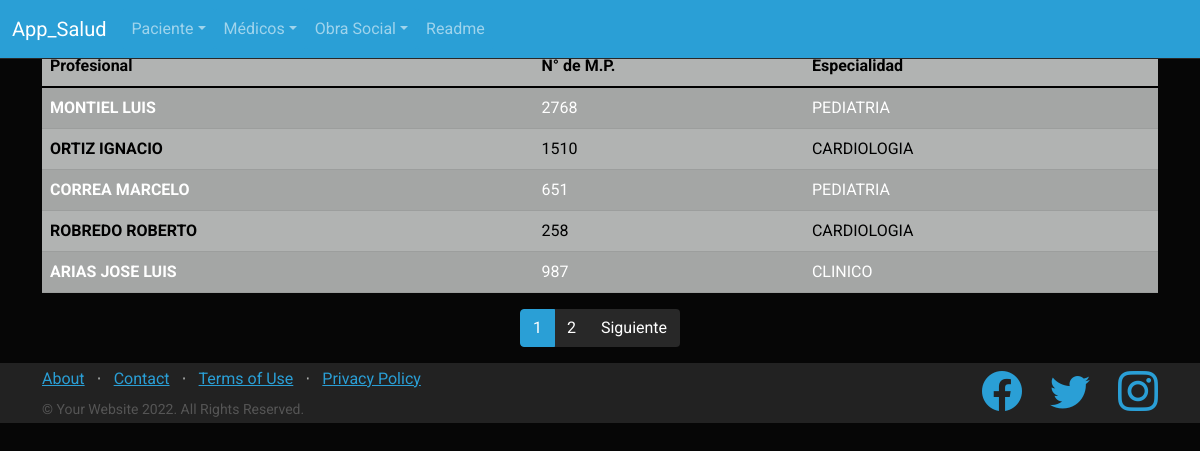
The page /app_salud/lista_medico on the database its author committed.
### app_salud/models.py (models this page shows)
class Medico(models.Model):
    profesional=models.CharField(max_length=40)
    mp=models.IntegerField()
    especialidad=models.CharField(max_length=40)

### app_salud/views.py (the view)
# urls.py: path("lista_medico", views.medicos, name="lista_medico"),
def medicos(request):
    medico=Medico.objects.all()
    page=request.GET.get("page",1)
    try:
        paginator=Paginator(medico,5)
        medico=paginator.page(page)
    except:
        raise Http404
    dicc={
        "entity" : medico,
        "paginator" : paginator
    }
    plantilla=loader.get_template("lista_medico.html")
    documento=plantilla.render(dicc)
    return HttpResponse(documento)

### app_salud/template/lista_medico.html
{% extends "principal.html" %}
{% load static %}
{% block contenido %}
    <h4 class="text-dark bg-warning"> Listado de Médicos </h4>
    <table  class="table table-dark table-striped">
        <thead>
          <tr>
            <th scope="col">Profesional</th>
            <th scope="col">N° de M.P.</th>
            <th scope="col">Especialidad</th>
          </tr>
        </thead>
        <tbody>
            {% for n in entity %}
          <tr class="text-uppercase">
            <th scope="row">{{n.profesional}} </th>
            <td>{{n.mp}} </td>
            <td>{{n.especialidad}} </td>
          </tr>
            {% endfor %}
        </tbody>
      </table>
      <div>
          {% include 'paginator.html' %}
      </div>
{% endblock %}

### rows shown on the page
Medico: profesional "MONTIEL LUIS", mp "2768", especialidad "PEDIATRIA"
Medico: profesional "ORTIZ IGNACIO", mp "1510", especialidad "CARDIOLOGIA"
Medico: profesional "CORREA MARCELO", mp "651", especialidad "PEDIATRIA"
Medico: profesional "ROBREDO ROBERTO", mp "258", especialidad "CARDIOLOGIA"
Medico: profesional "ARIAS JOSE LUIS", mp "987", especialidad "CLINICO"

### other values the page prints
{{ page }} "1" "2"
